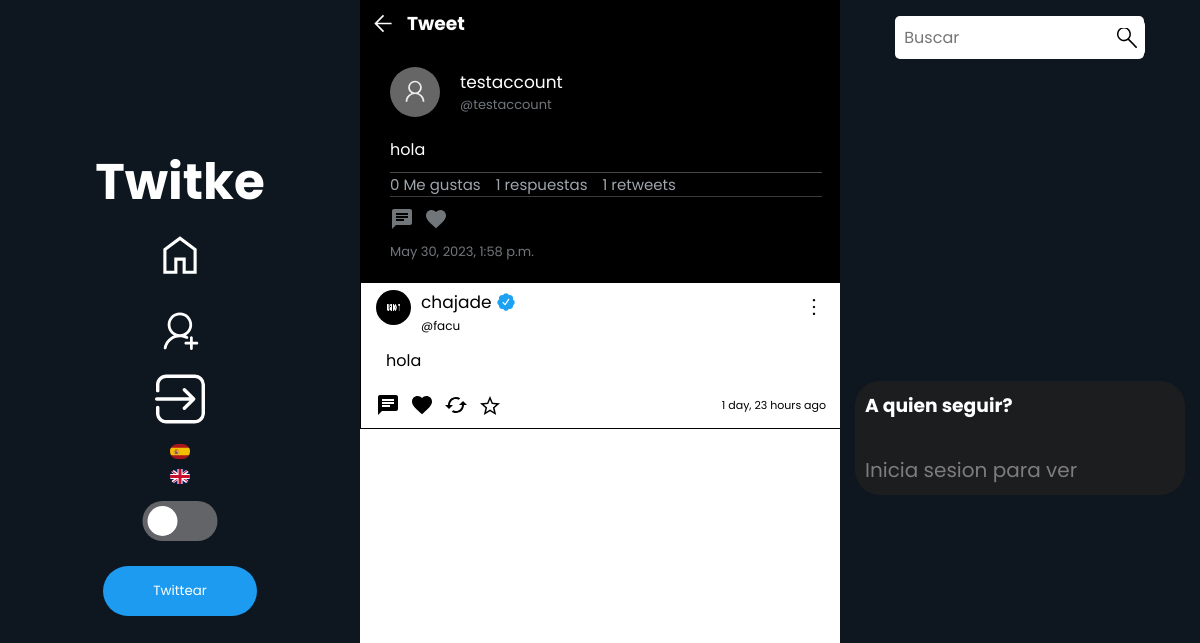
Before: /tweet/detail/216 with the older database file.
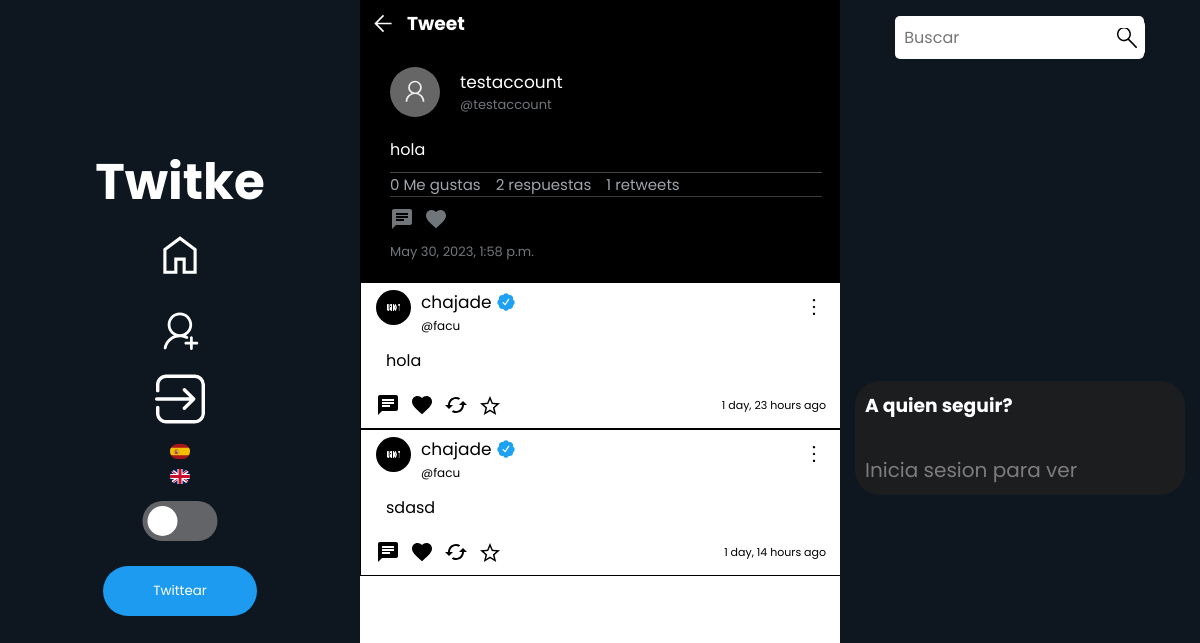
After: the same page with the newer database file.
### tweet_profiles/models.py (models this page shows)
class Tweet_profile(models.Model):
    tweet = models.ForeignKey(Tweet, null=True, on_delete=models.CASCADE)
    profile = models.ForeignKey(Profiles, null=True, on_delete=models.CASCADE)
    retwitted_by = models.ManyToManyField(Profiles, related_name="retweet_users")
    likes_users = models.ManyToManyField(Profiles, related_name="likes_tweets")
    haveMultimedia = models.BooleanField(default=False)

### profiles/models.py (models this page shows, shortened)
class Profiles(models.Model):
    user = models.ForeignKey(User, null=True, on_delete=models.CASCADE )
    username = models.CharField(max_length=30, null=True, default="")
    keeps = models.ManyToManyField(Tweet, related_name='kept_by_profiles', blank=True)
    retweets = models.ManyToManyField(Tweet, related_name='retweets_by_profiles', blank=True)
    biography = models.TextField(max_length=250,  null=True, default="", blank=True)
    profileImage = models.ImageField(null=True, blank=True, upload_to='profileImages')
    profileBanner = models.ImageField(null=True, blank=True, upload_to='profileBanners')
    followers = models.IntegerField(default=0)
    followers_users = models.ManyToManyField('self', symmetrical=False, related_name="followage", blank=True)
    followed_users = models.ManyToManyField('self', symmetrical=False, related_name='following', blank=True)
    like_tweets = models.ManyToManyField(Tweet, related_name='liked', blank=True)
    birthday = models.DateField(null=True)
    webSite = models.CharField(null=True, max_length=100)
    created_at = models.DateTimeField(auto_now_add=True)
    is_verified = models.BooleanField(default=False)
    darkMode = models.BooleanField(default=False)

### tweets/models.py (models this page shows)
class Tweet(models.Model):
    user = models.ForeignKey(User, null=True, on_delete=models.CASCADE)
    content = models.TextField(max_length=180)
    created_at = models.DateTimeField(auto_now_add=True)
    likes = models.IntegerField(default=0)
    retweets = models.IntegerField(default=0)
    edited = models.BooleanField(default=False)
    parent_tweet = models.IntegerField(null=True)
    responses = models.IntegerField(null=True, default=0)

### tweets/views.py (the view)
# urls.py: path('tweet/detail/<int:id>', views.tweetDetails, name="tweetDetails"),
def tweetDetails(request, id):
    tweet = Tweet_profile.objects.all().filter(tweet__parent_tweet = id)
    parent_tweet = Tweet_profile.objects.get(tweet_id = id)
    profile = Profiles.objects.get(id=parent_tweet.profile.user.id)
    likes = parent_tweet.likes_users.all()
    return render(request, 'tweetDetail.html',{
        'tweets': tweet,
        'parent_tweet': parent_tweet,
        'profile': profile,
        'likes': likes,
        'is_self': request.user.is_authenticated and request.user.id == id
    })

### tweets/templates/tweetDetail.html (shortened to what this page needs)
{% extends 'base.html' %} {% load static %}
    {% block content %}
    <link rel="stylesheet" href="{% static 'tweetDetail.css' %}" />
    <link rel="stylesheet" href="{% static 'globalFeed.css' %}"S>
        <header class="headerDetail">
            <div class="backNav">
                <div class="firstNav">
                    <a href="#" onclick="volverAlTweetAnterior();"><svg xmlns="http://www.w3.org/2000/svg" height="40" viewBox="0 96 1000 700" width="48"><path d="M480 896 160 576l320-320 42 42-248 248h526v60H274l248 248-42 42Z"/></svg></a>
                    <h3>Tweet</h3>
                </div>
            </div>
            <div class="parent_tweet">
                <div class="asection" style="display: flex; align-items: center; gap: 20px">
                    <div class="username-divs" style="display: flex; flex-direction: column;">
                        <form action="{% url 'myProfile' parent_tweet.profile.user.id %}">
                            <button class="usernameTweet" style="color:white">{{parent_tweet.profile.user.username}}</button>
                        </form>
                        <p class="atName" style="font-size: 13px;">@{{parent_tweet.profile.username}}</p>
                    </div>
                </div>
                <p class="content">{{parent_tweet.tweet.content}}</p>
                <div class="dataSection">
                    <p class="likesCounter">{{parent_tweet.likes_users.all.count}} Me gustas</p>
                    <p class="responses">{{parent_tweet.tweet.responses}} respuestas</p>
                    <p class="retweetsCount">{{parent_tweet.retwitted_by.all.count}} retweets</p>
                </div>
                <div class="buttons" style="flex-direction: row;">
                    <button class="msgButton" id="{{parent_tweet.tweet.id}}">
                        <svg class="msgSvg" xmlns="http://www.w3.org/2000/svg" height="24px" viewBox="0 0 24 24" width="24px" fill="rgba(113, 118, 123, 1)">
                            <path d="M0 0h24v24H0z" fill="none"/>
                            <path d="M20 2H4c-1.1 0-1.99.9-1.99 2L2 22l4-4h14c1.1 0 2-.9 2-2V4c0-1.1-.9-2-2-2zM6 9h12v2H6V9zm8 5H6v-2h8v2zm4-6H6V6h12v2z"/>
                        </svg>
                    </button>
                    <form action="{% url 'like' parent_tweet.tweet.id %}" class="likeForm" id="likeForm">
                        <button class="likeBtn" onclick="{% if user.is_authenticated %} like(event, this) {% endif %}"  tweet-id="{{parent_tweet.tweet.id}}" >
                            <svg class="likeSvg" {% if current_profile in parent_tweet.likes_users.all %}fill="red"{% endif %}  xmlns="http://www.w3.org/2000/svg" height="24px" viewBox="0 0 24 24" width="24px"><path  d="M0 0h24v24H0z" fill="none"/><path {% if current_profile in parent_tweet.likes_users.all %}fill="red"{% else %} fill="rgb(113, 118, 123)" {% endif %} d="M12 21.35l-1.45-1.32C5.4 15.36 2 12.28 2 8.5 2 5.42 4.42 3 7.5 3c1.74 0 3.41.81 4.5 2.09C13.09 3.81 14.76 3 16.5 3 19.58 3 22 5.42 22 8.5c0 3.78-3.4 6.86-8.55 11.54L12 21.35z"/></svg>
                        </button>
                    </form>
                    <form action="{% url 'retweet' parent_tweet.tweet.id %}" class="retweetForm" id="retweetForm" style="display: flex; justify-content: center; align-items: center; ">
                        <button class="retweetBtn" onclick="{% if user.is_authenticated %} retweet(event, this) {% endif %}" tweet-id="{{parent_tweet.tweet.id}}">
                            <svg class="retweetSvg" xmlns="http://www.w3.org/2000/svg" height="24px" viewBox="0 0 24 24" width="24px" {% if parent_tweet.tweet in current_profile.retweets.all %}fill="green"{% else %}fill="black"{% endif %}><path d="M0 0h24v24H0z" fill="none"/><path  {% if parent_tweet.tweet in current_profile.retweets.all %}fill="green"{% endif %} d="M19 8l-4 4h3c0 3.31-2.69 6-6 6-1.01 0-1.97-.25-2.8-.7l-1.46 1.46C8.97 19.54 10.43 20 12 20c4.42 0 8-3.58 8-8h3l-4-4zM6 12c0-3.31 2.69-6 6-6 1.01 0 1.97.25 2.8.7l1.46-1.46C15.03 4.46 13.57 4 12 4c-4.42 0-8 3.58-8 8H1l4 4 4-4H6z"/></svg>
                        </button>
                    </form>
                </div>
                <p class="created">{{parent_tweet.tweet.created_at}}</p>
            </div class="responses">
            {% if tweets %}
                {% for tweet in tweets %}
                        {% include 'Tweet.html' %}
                {% endfor %}
            {% else %}
                <h1 class="nothingHere">Se el primero en comentar!</h1>
            {% endif %}
            </div>
        {% endblock content %}

### tweets/templates/Tweet.html (shortened to what this page needs)
{% load static %}
<a href="{% if tweet.tweet %}{% url 'tweetDetails' tweet.tweet.id %}{% else %}{% url 'tweetDetails' tweet.id %}{% endif %}" class="tweet">
    <div class="div-content" id="{{tweet.id}}">
        <div class="tweetHead">
            <div class="fotoPerfil">
                <form action="{% if tweet.tweet %}{% url 'myProfile' tweet.profile.user.id %}{% else %}{% url 'myProfile' tweet.user.id %}{% endif %}">
                    {% if tweet.profile.profileImage %}
                    <button><img src="{{tweet.profile.profileImage.url}} " alt="" class="fotito profilePhoto"></button>
                    {% endif %}
                </form>
                <form action="{% if tweet.tweet %}{% url 'myProfile' tweet.profile.user.id %}{% else %}{% url 'myProfile' tweet.user.id %}{% endif %}" class="formName">
                    <div class="username">
                        <button class="usernameTweet">{% if tweet.tweet %}{{tweet.tweet.user.username}}{% else %}{{tweet.user.username}}{% endif %}</button>
                        {% if tweet.profile.is_verified %}
                            <img src="{% static 'Twitter-Verified.svg' %}" alt="" style="width: 30px">
                        {% endif %}
                    </div>
                    <p style="font-size: 12px">{% if tweet.tweet %} @{{tweet.profile.username}}{% else %}{{profile.username}}{% endif %}</p>
                </form>
            </div>
            <div class="tweetOptions" style="z-index: 0">
                <button  class="optionButtons" data="true"></button>
            </div>
        </div>
        <span class="tweetMessage">{% if tweet.tweet %}{{tweet.tweet.content}}{% else %}{{tweet.content}}{% endif %}</span>
        <div class="buttons">
            <div class="buttones">
                <div class="mensajes">
                    <button class="msgButton" id="{% if tweet.tweet %}{{tweet.tweet.id}}{% else %}{{tweet.id}}{% endif %}">
                        <svg class="msgSvg" xmlns="http://www.w3.org/2000/svg" height="24px" viewBox="0 0 24 24" width="24px" fill="#000000">
                            <path d="M0 0h24v24H0z" fill="none"/>
                            <path d="M20 2H4c-1.1 0-1.99.9-1.99 2L2 22l4-4h14c1.1 0 2-.9 2-2V4c0-1.1-.9-2-2-2zM6 9h12v2H6V9zm8 5H6v-2h8v2zm4-6H6V6h12v2z"/>
                        </svg>
                    </button>
                </div>
                    <form action="{% if tweet.tweet %}{% url 'like' tweet.tweet.id %}{% else %}{% url 'like' tweet.id %}{% endif %}" class="likeForm" id="likeForm">
                        <button class="likeBtn" onclick="{% if user.is_authenticated %} like(event, this) {% endif %}" tweet-id="{% if tweet.tweet %}{{tweet.tweet.id}}{% else %}{{tweet.id}}{% endif %}" >
                                <svg class="likeSvg" {% if current_profile in tweet.likes_users.all %}fill="red"{% endif %}  xmlns="http://www.w3.org/2000/svg" height="24px" viewBox="0 0 24 24" width="24px"><path  d="M0 0h24v24H0z" fill="none"/><path {% if current_profile in tweet.likes_users.all %}fill="red"{% endif %} d="M12 21.35l-1.45-1.32C5.4 15.36 2 12.28 2 8.5 2 5.42 4.42 3 7.5 3c1.74 0 3.41.81 4.5 2.09C13.09 3.81 14.76 3 16.5 3 19.58 3 22 5.42 22 8.5c0 3.78-3.4 6.86-8.55 11.54L12 21.35z"/></svg>
                        </button>
                    </form>
                    <form action="{% url 'retweet' tweet.tweet.id %}?next={{ request.path }}" class="retweetForm" id="retweetForm" style="display: flex; justify-content: center; align-items: center; ">
                        <button class="retweetBtn" onclick="{% if user.is_authenticated %} retweet(event, this) {% endif %}" tweet-id="{% if tweet.tweet %}{{tweet.tweet.id}}{% else %}{{tweet.id}}{% endif %}">
                            <svg class="retweetSvg" xmlns="http://www.w3.org/2000/svg" height="24px" viewBox="0 0 24 24" width="24px" {% if tweet.tweet in current_profile.retweets.all %}fill="green"{% else %}fill="black"{% endif %}><path d="M0 0h24v24H0z" fill="none"/><path  {% if tweet.tweet in current_profile.retweets.all %}fill="green"{% endif %} d="M19 8l-4 4h3c0 3.31-2.69 6-6 6-1.01 0-1.97-.25-2.8-.7l-1.46 1.46C8.97 19.54 10.43 20 12 20c4.42 0 8-3.58 8-8h3l-4-4zM6 12c0-3.31 2.69-6 6-6 1.01 0 1.97.25 2.8.7l1.46-1.46C15.03 4.46 13.57 4 12 4c-4.42 0-8 3.58-8 8H1l4 4 4-4H6z"/></svg>
                        </button>
                    </form>
                    <form action="{% if tweet.tweet %}{% url 'keepTweets' tweet.tweet.id %}{% else %}{% url 'keepTweets' tweet.id %}{% endif %}" id="keepForm">
                        <button tweet-id="{{tweet.tweet.id}}" onclick="{% if user.is_authenticated %} favs(event, this) {% endif %}" class="keptButton">
                                <svg class="keepSvg saved" xmlns="http://www.w3.org/2000/svg" height="24px" viewBox="0 96 960 960" width="24px"><path {% if tweet.tweet in current_profile.keeps.all or tweet in current_profile.keeps.all %}fill="rgb(211, 165, 15)"{% endif %}d="m323 851 157-94 157 95-42-178 138-120-182-16-71-168-71 167-182 16 138 120-42 178Zm-90 125 65-281L80 506l288-25 112-265 112 265 288 25-218 189 65 281-247-149-247 149Zm247-355Z"/></svg>
                        </button>
                    </form>
                    <p class="timeAgo">{% if tweet.tweet %}{{tweet.tweet.created_at|timesince}} ago {% else %}{{tweet.created_at|timesince}}{% endif %}</p>
            </div>
        </div>
    </div>
</a>

Changed rows visible on the page:
changed through a linked row, Tweet_profile "testaccount": tweet.responses "1" → "2"
added Tweet_profile: profile.profileImage (picture), tweet.user.username "chajade", profile.username "facu", tweet.content "sdasd", tweet.created_at "1 day, 14 hours"
